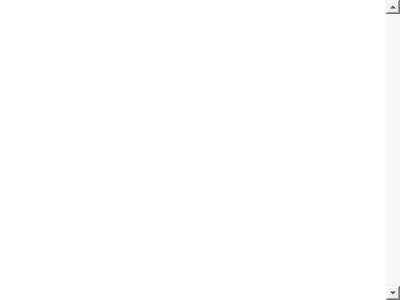
<?xml version="1.0" encoding="UTF-8"?>
<ui version="4.0">
 <class>InfoDialogTransfersWidget</class>
 <widget class="QWidget" name="InfoDialogTransfersWidget">
  <property name="geometry">
   <rect>
    <x>0</x>
    <y>0</y>
    <width>400</width>
    <height>300</height>
   </rect>
  </property>
  <property name="minimumSize">
   <size>
    <width>400</width>
    <height>0</height>
   </size>
  </property>
  <property name="maximumSize">
   <size>
    <width>400</width>
    <height>16777215</height>
   </size>
  </property>
  <property name="windowTitle">
   <string>Form</string>
  </property>
  <property name="styleSheet">
   <string notr="true">border:none;</string>
  </property>
  <layout class="QVBoxLayout" name="verticalLayout">
   <property name="spacing">
    <number>0</number>
   </property>
   <property name="leftMargin">
    <number>0</number>
   </property>
   <property name="topMargin">
    <number>0</number>
   </property>
   <property name="rightMargin">
    <number>0</number>
   </property>
   <property name="bottomMargin">
    <number>0</number>
   </property>
   <item>
    <widget class="MegaTransferView" name="tView">
     <property name="minimumSize">
      <size>
       <width>400</width>
       <height>0</height>
      </size>
     </property>
     <property name="maximumSize">
      <size>
       <width>400</width>
       <height>16777215</height>
      </size>
     </property>
     <property name="verticalScrollBarPolicy">
      <enum>Qt::ScrollBarAlwaysOn</enum>
     </property>
     <property name="rootIsDecorated">
      <bool>false</bool>
     </property>
     <property name="uniformRowHeights">
      <bool>true</bool>
     </property>
    </widget>
   </item>
  </layout>
 </widget>
 <customwidgets>
  <customwidget>
   <class>MegaTransferView</class>
   <extends>QTreeView</extends>
   <header>MegaTransferView.h</header>
  </customwidget>
 </customwidgets>
 <resources/>
 <connections/>
</ui>
